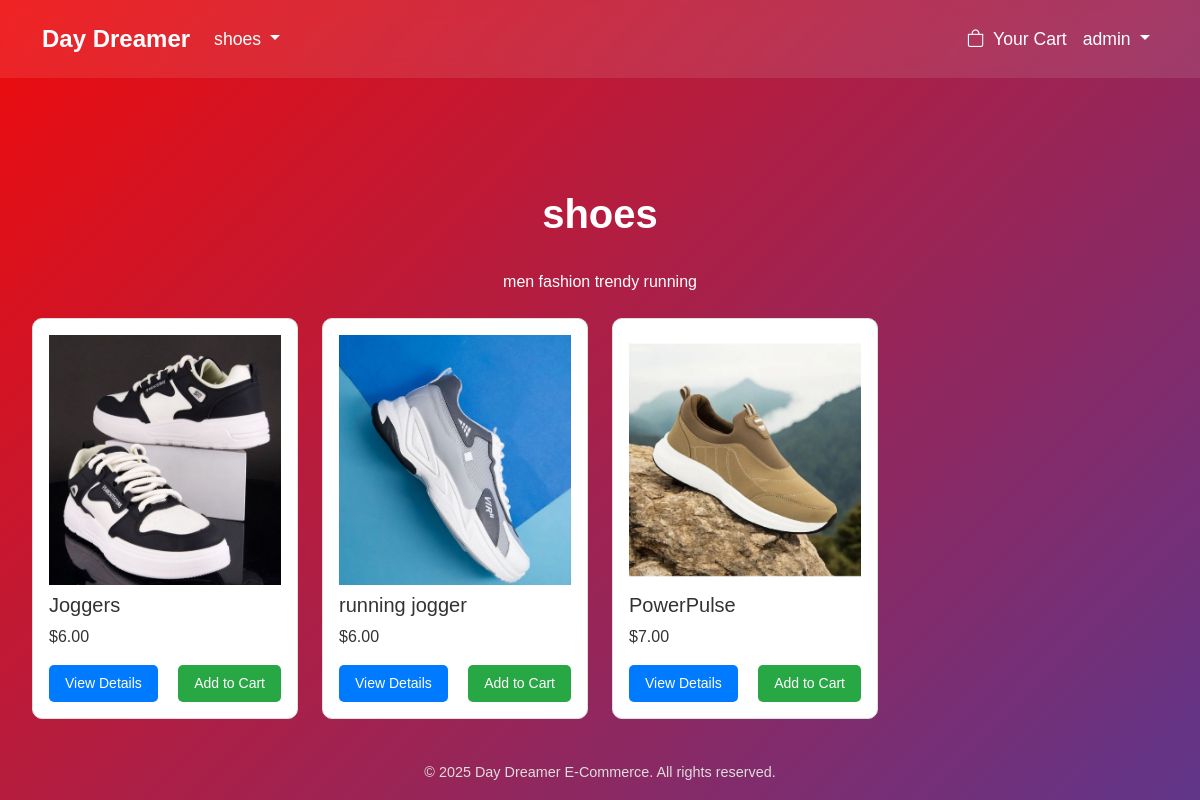
The app's page /category/5/ (signed in) with its own data.
### store/models.py (models this page shows, shortened)
class TimeStampMixin(models.Model):
    created_at = models.DateTimeField(auto_now_add=True)
    updated_at = models.DateTimeField(auto_now=True)
    class Meta:
        abstract = True

class Category(TimeStampMixin):
    name = models.CharField(max_length=100)
    description = models.TextField()

class Product(TimeStampMixin):
    name = models.CharField(max_length=200)
    description = models.TextField(blank=True, null=True)
    price = models.DecimalField(max_digits=10, decimal_places=2)
    category = models.ForeignKey('Category', on_delete=models.CASCADE)
    stock = models.PositiveIntegerField(default=0)
    image = models.ImageField(upload_to='products/')

### users/models.py (models this page shows, shortened)
class CustomUser(AbstractUser):
    email = models.EmailField(unique=True)
    is_verified = models.BooleanField(default=False)
    otp = models.CharField(max_length=6, blank=True, null=True)
    otp_created_at = models.DateTimeField(blank=True, null=True)
    USERNAME_FIELD = 'username'
    REQUIRED_FIELDS = ['email']

### store/views.py (the view)
# urls.py: path('category/<int:id>/', category_view, name='category_view'),
@login_required
def category_view(request, id):
    category = get_object_or_404(Category, id=id)
    products = Product.objects.filter(category=category)
    categories = Category.objects.all()
    cart = request.session.get('cart', {})
    cart_items_count = sum(cart.values())
    products_with_status = prepare_products(products, cart)
    return render(request, 'dashboard.html', {'products_with_status': products_with_status,'categories': categories,'category': category,'cart_items_count': cart_items_count})

### store/utils.py (called while the page is built)
def get_cart_quantities(cart):
    return {int(product_id): quantity for product_id, quantity in cart.items()}

def prepare_products(products, cart):
    cart_quantities = get_cart_quantities(cart)
    products_with_status = []
    for product in products:
        quantity_in_cart = cart_quantities.get(product.id, 0)
        is_out_of_stock = product.stock == 0 or quantity_in_cart >= product.stock
        products_with_status.append({
            'product': product,
            'quantity_in_cart': quantity_in_cart,
            'is_out_of_stock': is_out_of_stock,
        })
    return products_with_status

### templates/dashboard.html (shortened to what this page needs)
<!DOCTYPE html>
<html lang="en">
<head>
    <link href="https://cdn.jsdelivr.net/npm/bootstrap@5.3.0/dist/css/bootstrap.min.css" rel="stylesheet">
    <link rel="stylesheet" href="https://cdn.jsdelivr.net/npm/bootstrap-icons@1.10.5/font/bootstrap-icons.css">
</head>
<body>
    <nav class="navbar navbar-expand-lg">
        <div class="container">
            <a class="navbar-brand" href="{% url 'store:dashboard' %}">Day Dreamer</a>
            <div class="collapse navbar-collapse" id="navbarNav">
                <ul class="navbar-nav me-auto">
                    <li class="nav-item dropdown">
                        <a class="nav-link dropdown-toggle" href="#" id="categoriesDropdown" role="button" data-bs-toggle="dropdown" aria-expanded="false">
                            {% if category %}{{ category.name }}{% else %}Categories{% endif %}
                        </a>
                    </li>
                </ul>
                <ul class="navbar-nav">
                    <li class="nav-item">
                        <a class="nav-link" href="{% url 'store:view_cart' %}">
                            <i class="bi bi-bag me-1"></i> Your Cart
                        </a>
                    </li>
                    <li class="nav-item dropdown">
                        <a class="nav-link dropdown-toggle" href="#" id="userDropdown" role="button" data-bs-toggle="dropdown" aria-expanded="false">
                            {{ request.user.username|default:"Guest" }}
                        </a>
                    </li>
                </ul>
            </div>
        </div>
    </nav>
    <div class="container-main">
        {% if category %}
            <h1>{{ category.name }}</h1>
            <p class="text-center mb-4">{{ category.description|default:"No description available for this category." }}</p>
        {% else %}
            <h1>Featured Products</h1>
        {% endif %}
        <div class="row">
            {% for item in products_with_status %}
                {% with product=item.product %}
                    <div class="col-md-3 mb-4">
                        <div class="product-card p-3">
                            <div style="position: relative;">
                                {% if product.image %}
                                    <img src="{{ product.image.url }}" alt="{{ product.name }}" class="product-image">
                                {% else %}
                                    <div class="product-image bg-light d-flex align-items-center justify-content-center">
                                        <p class="text-muted">No Image</p>
                                    </div>
                                {% endif %}
                            </div>
                            <h5 class="mt-2">{{ product.name }}</h5>
                            <p>${{ product.price|floatformat:2 }}</p>
                            <div class="d-flex justify-content-between">
                                <a href="{% url 'store:product_detail' product.id %}" class="btn btn-primary btn-sm" aria-label="View Details">View Details</a>
                                {% if item.is_out_of_stock %}
                                    <button class="btn btn-disabled btn-sm" disabled aria-label="Add to Cart">Add to Cart</button>
                                {% else %}
                                    <a href="{% url 'store:add_to_cart' product.id %}" class="btn btn-success btn-sm" aria-label="Add to Cart">Add to Cart</a>
                                {% endif %}
                            </div>
                        </div>
                    </div>
                {% endwith %}
            {% empty %}
                <p class="text-center">No products available.</p>
            {% endfor %}
        </div>
    </div>
    <footer>
        © 2025 Day Dreamer E-Commerce. All rights reserved.
    </footer>
</body>
</html>

### templates/dashboard.html (style rules this page uses)
body { background: linear-gradient(135deg, #ee0b0b, #60368a); min-height: 100vh; font-family: 'Arial', sans-serif; color: #fff; }
.navbar { background: rgba(255, 255, 255, 0.1); backdrop-filter: blur(10px); padding: 1rem 0; }
.navbar-brand { font-size: 1.5rem; font-weight: bold; color: #fff; }
.nav-link { color: #fff !important; font-size: 1.1rem; }
.container-main { max-width: 1200px; margin: 5rem auto; padding: 2rem; }
h1 { font-size: 2.5rem; font-weight: bold; text-align: center; margin-bottom: 2rem; }
.product-card { background: #fff; color: #333; border-radius: 10px; border: 1px solid #ddd; overflow: hidden; transition: transform 0.3s ease; position: relative; }
.product-image { width: 100%; height: 250px; object-fit: cover; }
.btn-primary { background: #007bff; border: none; border-radius: 5px; padding: 0.5rem 1rem; transition: background 0.3s ease; }
.btn-success { background: #28a745; border: none; border-radius: 5px; padding: 0.5rem 1rem; transition: background 0.3s ease; }
footer { text-align: center; padding: 1rem; color: #ddd; font-size: 0.9rem; position: fixed; bottom: 0; width: 100%; }

### records on screen
Category: name "shoes", description "men fashion trendy running"
CustomUser: user.username "admin"
Product: product.image (picture), product.name "Joggers", product.price "6.00"
Product: product.image (picture), product.name "running jogger", product.price "6.00"
Product: product.image (picture), product.name "PowerPulse", product.price "7.00"
